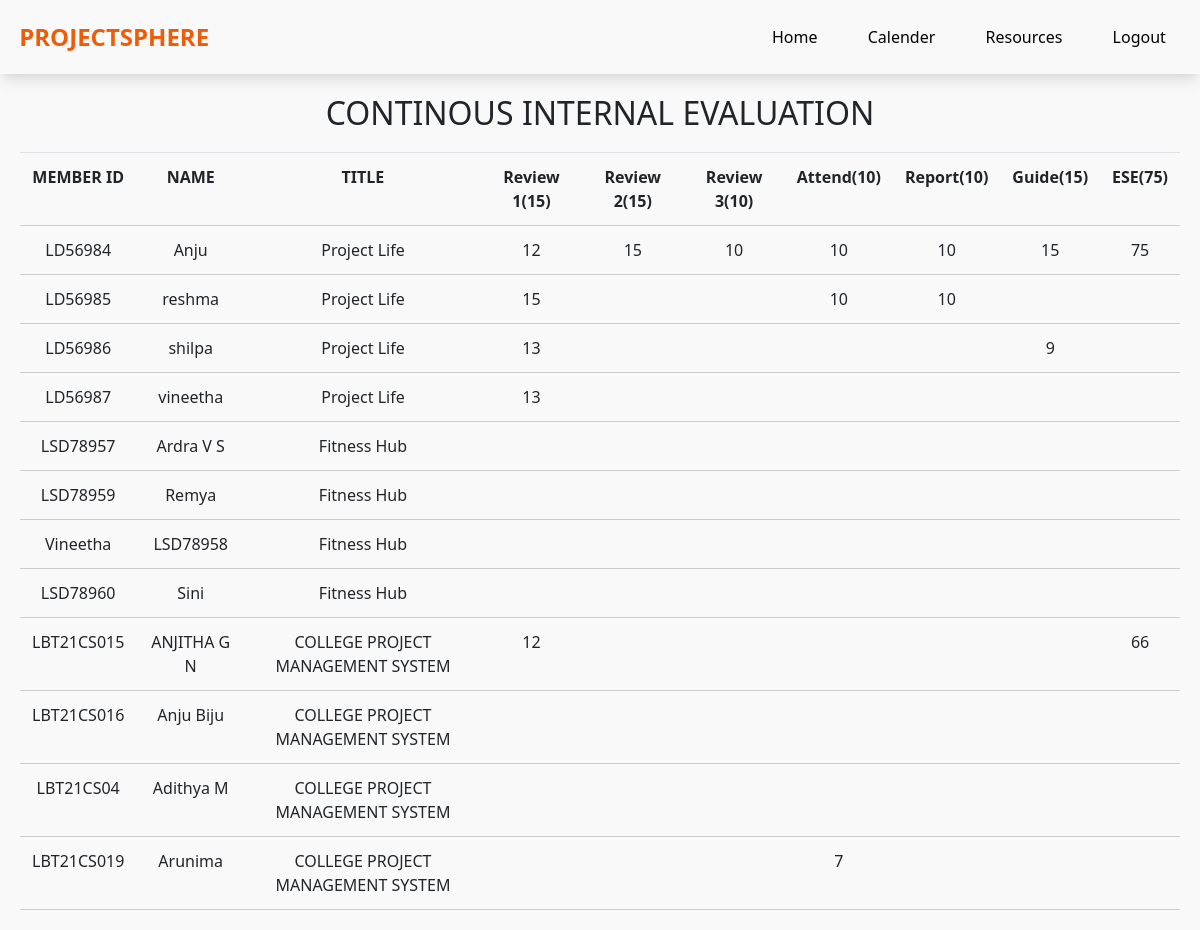
/coordinator_review, run on the app's committed database.
### app/models.py (models this page shows)
class GuideMark(models.Model):
	reg_std_mini_pro=models.IntegerField()
	know_invol_work=models.IntegerField()
	total=models.IntegerField()
	project = models.ForeignKey(RegisterProject, on_delete=models.CASCADE)
	projectTitle = models.CharField(max_length=128)
	Name = models.CharField(max_length=128)
	memberId = models.CharField(max_length=128)

class RegisterProject(models.Model):
	user = models.ForeignKey(User, on_delete=models.CASCADE)
	student = models.ForeignKey(StudentReg, on_delete=models.CASCADE)
	teamName = models.CharField(max_length=128)
	projectTitle = models.CharField(max_length=128)
	teamHeadName = models.CharField(max_length=128)
	teamHeadId = models.CharField(max_length=128)
	username = models.CharField(max_length=128)
	teamMember1 = models.CharField(max_length=128)
	teamMember2 = models.CharField(max_length=128)
	teamMember3 = models.CharField(max_length=128)
	teamMember1Id = models.CharField(max_length=128)
	teamMember2Id = models.CharField(max_length=128)
	teamMember3Id = models.CharField(max_length=128)
	assign = models.CharField(max_length=128,null=True)
	guide = models.ForeignKey(GuideReg, on_delete=models.CASCADE,null=True)

### app/views.py (the view)
# urls.py: path('coordinator_review',views.coordinator_review,name='coordinator_review'),
def coordinator_review(request):
    a = RegisterProject.objects.all()
    students_name = []
    students_id = []
    students_project = []
    ml = []
    m2 = []
    m3 = []
    m4 = []
    m5 = []
    m6 = []
    m7 = []
    marks = []
    for i in a :
        students_name.append(i.teamHeadName)
        if ReviewOne.objects.filter(Name=i.teamHeadName).exists():
            loop1 = ReviewOne.objects.get(Name=i.teamHeadName)
            ml.append(loop1.total)
        else:
            ml.append(" ")
        if ReviewTwo.objects.filter(Name=i.teamHeadName).exists():
            loop2 = ReviewTwo.objects.get(Name=i.teamHeadName)
            m2.append(loop2.total)
        else:
            m2.append(" ")
        if ReviewThree.objects.filter(Name=i.teamHeadName).exists():
            loop3 = ReviewThree.objects.get(Name=i.teamHeadName)
            m3.append(loop3.total)
        else:
            m3.append(" ")
        if AttendenceTab.objects.filter(Name=i.teamHeadName).exists():
            loop4 = AttendenceTab.objects.get(Name=i.teamHeadName)
            m4.append(loop4.attendence)
        else:
            m4.append(" ")
        if ReportTab.objects.filter(Name=i.teamHeadName).exists():
            loop5 = ReportTab.objects.get(Name=i.teamHeadName)
            m5.append(loop5.report)
        else:
            m5.append(" ")
        if GuideMark.objects.filter(Name=i.teamHeadName).exists():
            loop6 = GuideMark.objects.get(Name=i.teamHeadName)
            m6.append(loop6.total)
        else:
            m6.append(" ")
        if EndSemEval.objects.filter(Name=i.teamHeadName).exists():
            loop7 = EndSemEval.objects.get(Name=i.teamHeadName)
            m7.append(loop7.total)
        else:
            m7.append(" ")
        students_name.append(i.teamMember1)
        if ReviewOne.objects.filter(Name=i.teamMember1).exists():
            loop1 = ReviewOne.objects.get(Name=i.teamMember1)
            ml.append(loop1.total)
        else:
            ml.append(" ")
        if ReviewTwo.objects.filter(Name=i.teamMember1).exists():
            loop2 = ReviewTwo.objects.get(Name=i.teamMember1)
            m2.append(loop2.total)
        else:
            m2.append(" ")
        if ReviewThree.objects.filter(Name=i.teamMember1).exists():
            loop3 = ReviewThree.objects.get(Name=i.teamMember1)
            m3.append(loop3.total)
        else:
            m3.append(" ")
        if AttendenceTab.objects.filter(Name=i.teamMember1).exists():
            loop4 = AttendenceTab.objects.get(Name=i.teamMember1)
            m4.append(loop4.attendence)
        else:
            m4.append(" ")
        if ReportTab.objects.filter(Name=i.teamMember1).exists():
            loop5 = ReportTab.objects.get(Name=i.teamMember1)
            m5.append(loop5.report)
        else:
            m5.append(" ")
        if GuideMark.objects.filter(Name=i.teamMember1).exists():
            loop6 = GuideMark.objects.get(Name=i.teamMember1)
            m6.append(loop6.total)
        else:
            m6.append(" ")
        if EndSemEval.objects.filter(Name=i.teamMember1).exists():
            loop7 = EndSemEval.objects.get(Name=i.teamMember1)
            m7.append(loop7.total)
        else:
            m7.append(" ")
        students_name.append(i.teamMember2)
        if ReviewOne.objects.filter(Name=i.teamMember2).exists():
            loop1 = ReviewOne.objects.get(Name=i.teamMember2)
            ml.append(loop1.total)
        else:
            ml.append(" ")
        if ReviewTwo.objects.filter(Name=i.teamMember2).exists():
            loop2 = ReviewTwo.objects.get(Name=i.teamMember2)
            m2.append(loop2.total)
        else:
            m2.append(" ")
        if ReviewThree.objects.filter(Name=i.teamMember2).exists():
            loop3 = ReviewThree.objects.get(Name=i.teamMember2)
            m3.append(loop3.total)
        else:
            m3.append(" ")
        if AttendenceTab.objects.filter(Name=i.teamMember2).exists():
            loop4 = AttendenceTab.objects.get(Name=i.teamMember2)
            m4.append(loop4.attendence)
        else:
            m4.append(" ")
        if ReportTab.objects.filter(Name=i.teamMember2).exists():
            loop5 = ReportTab.objects.get(Name=i.teamMember2)
            m5.append(loop5.report)
            marks = marks + loop5.report
        else:
            m5.append(" ")
        if GuideMark.objects.filter(Name=i.teamMember2).exists():
            loop6 = GuideMark.objects.get(Name=i.teamMember2)
            m6.append(loop6.total)
        else:
            m6.append(" ")
        if EndSemEval.objects.filter(Name=i.teamMember2).exists():
            loop7 = EndSemEval.objects.get(Name=i.teamMember2)
            m7.append(loop7.total)
        else:
            m7.append(" ")
        students_name.append(i.teamMember3)
        if ReviewOne.objects.filter(Name=i.teamMember3).exists():
            loop1 = ReviewOne.objects.get(Name=i.teamMember3)
            ml.append(loop1.total)
        else:
            ml.append(" ")
        if ReviewTwo.objects.filter(Name=i.teamMember3).exists():
            loop2 = ReviewTwo.objects.get(Name=i.teamMember3)
            m2.append(loop2.total)
        else:
            m2.append(" ")
        if ReviewThree.objects.filter(Name=i.teamMember3).exists():
            loop3 = ReviewThree.objects.get(Name=i.teamMember3)
            m3.append(loop3.total)
        else:
            m3.append(" ")
        if AttendenceTab.objects.filter(Name=i.teamMember3).exists():
            loop4 = AttendenceTab.objects.get(Name=i.teamMember3)
            m4.append(loop4.attendence)
        else:
            m4.append(" ")
        if ReportTab.objects.filter(Name=i.teamMember3).exists():
            loop5 = ReportTab.objects.get(Name=i.teamMember3)
            m5.append(loop5.report)
            marks = marks + loop5.report
        else:
            m5.append(" ")
        if GuideMark.objects.filter(Name=i.teamMember3).exists():
            loop6 = GuideMark.objects.get(Name=i.teamMember3)
            m6.append(loop6.total)
        else:
            m6.append(" ")
        if EndSemEval.objects.filter(Name=i.teamMember3).exists():
            loop7 = EndSemEval.objects.get(Name=i.teamMember3)
            m7.append(loop7.total)
        else:
            m7.append(" ")
        students_id.append(i.teamHeadId)
        students_id.append(i.teamMember1Id)
        students_id.append(i.teamMember2Id)
        students_id.append(i.teamMember3Id)
        students_project.append(i.projectTitle)
        students_project.append(i.projectTitle)
        students_project.append(i.projectTitle)
        students_project.append(i.projectTitle)
    a = zip(students_id,students_name,students_project,ml,m2,m3,m4,m5,m6,m7)
    dic = {
        'a':a
    }
    return render(request,'coordinator/coordinator_review.html',dic)

### app/templates/coordinator/coordinator_review.html (shortened to what this page needs)
{% load static %}
<!DOCTYPE html>
<html lang="en">
<head>
    <link rel="stylesheet" href="https://stackpath.bootstrapcdn.com/bootstrap/4.5.2/css/bootstrap.min.css">
    <link rel="stylesheet" href="{% static 'css/home.css' %}">
</head>
<body>
    <nav class="navbar">
        <div class="logo">
            <a href="#">PROJECTSPHERE</a>
        </div>
        <ul class="nav-links">
            <li><a href="student_home">Home</a></li>
            <li><a href="view_calender">Calender</a></li>
            <li><a href="submit_resource">Resources</a></li>
            <li><a href="logout_view">Logout</a></li>
        </ul>
      </nav>
    <div class="container">
        <div class="table1">
            <table class="table text-center ">
              <tr><h2 class="text-center">CONTINOUS INTERNAL EVALUATION</h2></tr>
                <tr>
                    <th>MEMBER ID</th>
                    <th>NAME</th>
                    <th>TITLE</th>
                    <th>Review 1(15)</th>
                    <th>Review 2(15)</th>
                    <th>Review 3(10)</th>
                    <th>Attend(10)</th>
                    <th>Report(10)</th>
                    <th>Guide(15)</th>
                    <th>ESE(75)</th>
                </tr>
                {% for i,j,k,m,n,n1,n2,n3,n4,n5 in a %}
                <tr>
                    <td>{{i}}</td>
                    <td>{{j}}</td>
                    <td>{{k}}</td>
                    <td>{{m}}</td>
                    <td>{{n}}</td>
                    <td>{{n1}}</td>
                    <td>{{n2}}</td>
                    <td>{{n3}}</td>
                    <td>{{n4}}</td>
                    <td>{{n5}}</td>
                </tr>
                {% endfor %}
            </table>
            </div>
    </div>
</body>
</html>

### app/static/css/home.css (style rules this page uses)
body { margin: 0; font-family: Arial, sans-serif; }
a { text-decoration: none; color: #fff; }
.navbar { display: flex; justify-content: space-between; align-items: center; color: black; padding: 1.2rem; box-shadow: rgba(0, 0, 0, 0.1) 0px 10px 15px -3px, rgba(0, 0, 0, 0.05) 0px 4px 6px -2px; }
.navbar .logo a { color: #ef5c07; text-decoration: none; font-size: 1.5rem; font-weight: bold; }
.nav-links { list-style-type: none; margin: 0; padding: 0; display: flex; gap: 2.2rem; }
.nav-links li { margin-right: 15px; }
.nav-links li a { color: black; text-decoration: none; transition: color 0.3s ease; }
body { margin: 0; font-family: Arial, sans-serif; background-color: #f9f9f9; }
body { margin: 0; font-family: 'Segoe UI', sans-serif; background-color: #f9f9f9; }
.container { max-width: 1200px; margin: 20px auto; padding: 0 20px; }

### app/templates/coordinator/coordinator_review.html (style rules this page uses)
body { font-family: Arial, sans-serif; margin: 0; padding: 0; }
.container { max-width: 800px; margin: 50px auto; }
table { width: 100%; border-collapse: collapse; margin-top: 20px; }
th, td { padding: 10px; text-align: center; border-bottom: 1px solid #ccc; }
th { font-weight: bold; }
body { margin: 0; font-family: Arial, sans-serif; }
a { text-decoration: none; color: #fff; }
.navbar { display: flex; justify-content: space-between; align-items: center; color: black; padding: 1.2rem; box-shadow: rgba(0, 0, 0, 0.1) 0px 10px 15px -3px, rgba(0, 0, 0, 0.05) 0px 4px 6px -2px; }
.navbar .logo a { color: #ef5c07; text-decoration: none; font-size: 1.5rem; font-weight: bold; }
.nav-links { list-style-type: none; margin: 0; padding: 0; display: flex; gap: 2.2rem; }
.nav-links li { margin-right: 15px; }
.nav-links li a { color: black; text-decoration: none; transition: color 0.3s ease; }
body { margin: 0; font-family: Arial, sans-serif; background-color: #f9f9f9; }
body { margin: 0; font-family: 'Segoe UI', sans-serif; background-color: #f9f9f9; }
.container { max-width: 1200px; margin: 20px auto; padding: 0 20px; }

### data on the page
GuideMark: teamHeadId "LD56984", teamHeadName "Anju", projectTitle "Project Life", m "12", total "15", know_invol_work "10", n5 "75"
RegisterProject: a "LD56985" "LD56986" "LD56987", a "reshma" "shilpa" "vineetha", a "Project Life" "Project Life" "Project Life"
RegisterProject: a "LSD78957" "LSD78959" "Vineetha" "LSD78960", a "Ardra V S" "Remya" "LSD78958" "Sini", a "Fitness Hub" "Fitness Hub" "Fitness Hub" "Fitness Hub"
RegisterProject: a "LBT21CS015" "LBT21CS016" "LBT21CS04" "LBT21CS019", a "ANJITHA G N" "Anju Biju" "Adithya M" "Arunima", a "COLLEGE PROJECT MANAGEMENT SYSTEM" "COLLEGE PROJECT MANAGEMENT SYSTEM" "COLLEGE PROJECT MANAGEMENT SYSTEM" "COLLEGE PROJECT MANAGEMENT SYSTEM"

### other printed values
{{ m }} "15" "13" "13" "12"
{{ n2 }} "10" "7"
{{ n3 }} "10"
{{ n4 }} "9"
{{ n5 }} "66"
